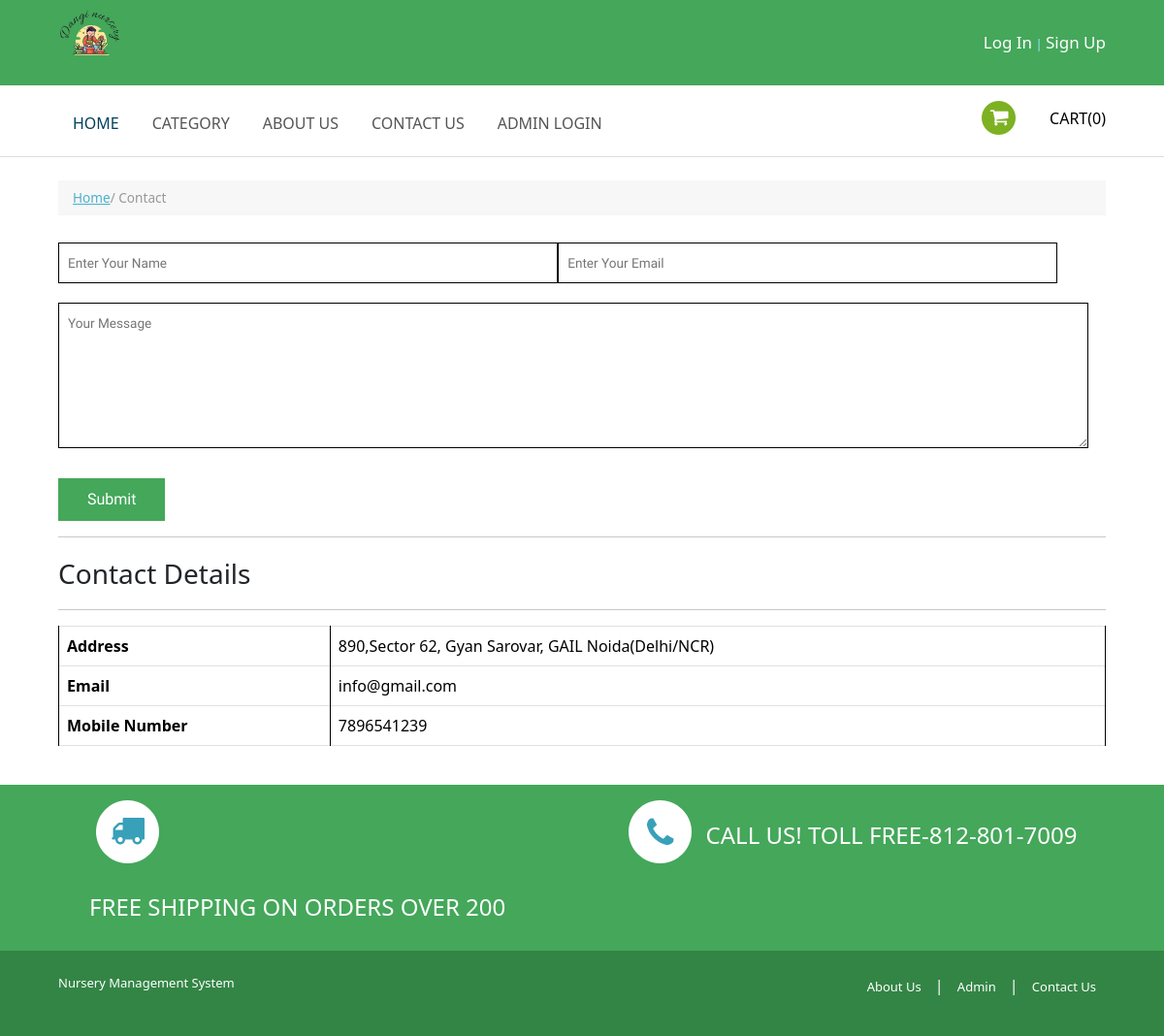
/nms/contact.php, run on the app's committed database.
### tables this page shows
CREATE TABLE `tblpage` (
  `ID` int(10) NOT NULL,
  `PageType` varchar(200) DEFAULT NULL,
  `PageTitle` mediumtext DEFAULT NULL,
  `PageDescription` mediumtext DEFAULT NULL,
  `Email` varchar(200) DEFAULT NULL,
  `MobileNumber` bigint(10) DEFAULT NULL,
  `UpdationDate` date DEFAULT NULL
);

### nms/contact.php (the view, shortened to what this page needs)
<?php
include('includes/config.php');
?>
<!DOCTYPE HTML>
<html>
<head>
<link href="css/style.css" rel="stylesheet" type="text/css" media="all" />
<link href="css/megamenu.css" rel="stylesheet" type="text/css" media="all" />
</head>
<body>
	<?php include_once('includes/header.php');?>
    <div class="login">
       <div class="wrap">
	    <ul class="breadcrumb breadcrumb__t"><a class="home" href="#">Home</a>  / Contact</ul>
		   <div class="content-top">
			   <form method="post">
					<div class="to">
                     	<input type="text" placeholder="Enter Your Name" required="true" name="name" class="text">
					</div>
					<div class="to">
					<input type="text" placeholder="Enter Your Email" required="true" name="email" class="text">
				</div>
					<div class="text">
	                   <textarea rows="10" placeholder="Your Message" required="true"name="message" style="border:solid 1px #000;" ></textarea>
	                </div>
	                <div class="submit">
	               		<input type="submit" value="Submit" name="submit">
	                </div>
               </form>
            </div>
            <hr />
<p style="font-size:28px;">Contact Details</p>
<hr />
				    	<?php
$ret=mysqli_query($con,"select * from tblpage where PageType='contactus' ");
while ($row=mysqli_fetch_array($ret)) {
?>
<table class="table table-bordered">
      <tr>
        <th><b>Address</b></th>
        <th><?php echo $row['PageDescription'];?></th>
      </tr>
      <tr>
        <th><b>Email</b></th>
        <th><?php echo $row['Email'];?></th>
      </tr>
            <tr>
        <th><b>Mobile Number</b></th>
        <th><?php echo $row['MobileNumber'];?></th>
      </tr>
  </table>
<?php } ?>
       </div>
    </div>
 <?php include_once('includes/footer.php');?>
</body>
</html>

### nms/css/style.css (style rules this page uses)
html, body, div, span, applet, object, iframe, h1, h2, h3, h4, h5, h6, p, blockquote, pre, a, abbr, acronym, address, big, cite, code, del, dfn, em, img, ins, kbd, q, s, samp, small, strike, strong, sub, sup, tt, var, b, u, i, dl, dt, dd, ol, nav ul, nav li, fieldset, form, label, legend, table, caption, tbody, tfoot, thead, tr, th, td, article, aside, canvas, details, embed, figure, figcaption, footer, header, hgroup, menu, nav, output, ruby, section, summary, time, mark, audio, video { margin: 0; padding: 0; border: 0; font-size: 100%; font: inherit; vertical-align: baseline; }
ol, ul { list-style: none; margin: 0; padding: 0; }
table { border-collapse: collapse; border-spacing: 0; }
a { text-decoration: none; }
body { font-family: 'Exo 2', sans-serif; background: #fff; }
.wrap { width: 87%; margin: 0 auto; -moz-transition: all .2s linear; -webkit-transition: all .2s linear; -o-transition: all .2s linear; -ms-transition: all .2s linear; }
.login { border-top: 1px solid #ddd; padding: 2% 0; }
ul.breadcrumb { padding: 8px 15px; margin: 0 0 18px !important; list-style: none; background-color: #f7f7f7; font-size: 0.85em; color: #999 !important; }
ul.breadcrumb a { color: #4CB1CA; }
.to input[type="text"] { padding: 10px 9px; width: 48%; font-size: 0.85em; font-family: 'Exo 2', sans-serif; margin: 10px 0; border: 1px solid #000; color: #777; background: #FFF; float: left; outline: none; }
.text input[type="text"], .text textarea { width: 98.3%; font-size: 0.85em; margin: 10px 0; border: 1px solid #EEE; color: #777; font-family: 'Exo 2', sans-serif; outline: none; margin-bottom: 25px; height: 150px; padding: 10px 9px; }
.submit input[type="submit"] { padding: 10px 30px; color: #FFF; cursor: pointer; background: #44a75a; border: none; outline: none; font-family: 'Exo 2', sans-serif; font-size: 1em; }
@media (max-width:1366px) { .wrap { width: 95%; } }
@media (max-width:1366px) { .to input[type="text"] { width: 47.9%; } }
@media (max-width:1280px) { .wrap { width: 90%; } }
@media (max-width:1280px) { .to input[type="text"] { width: 47.7%; } }

### nms/includes/header.php (style rules this page uses)
table, th, td { border: 1px solid; padding: 15px; }

### data on the page
tblpage: PageDescription "890,Sector 62, Gyan Sarovar, GAIL Noida(Delhi/NCR)", Email "info@gmail.com", MobileNumber "7896541239"

### other printed values
$resultss['totalp'] "0"
